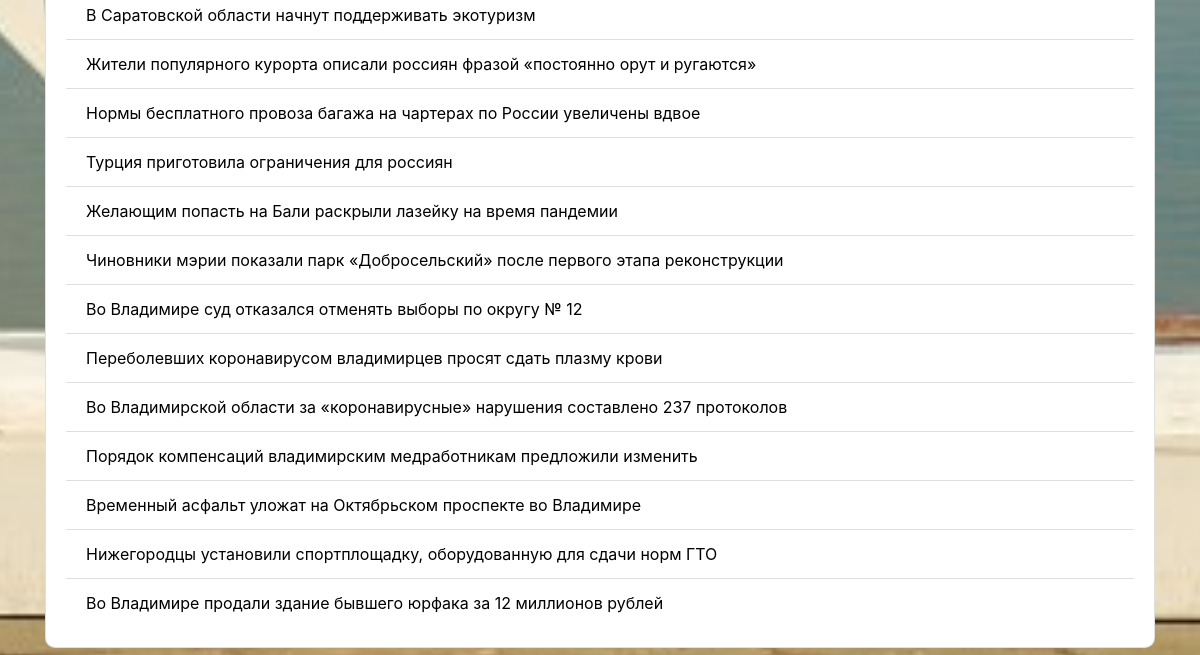
The app's page /news (lower part), older data.
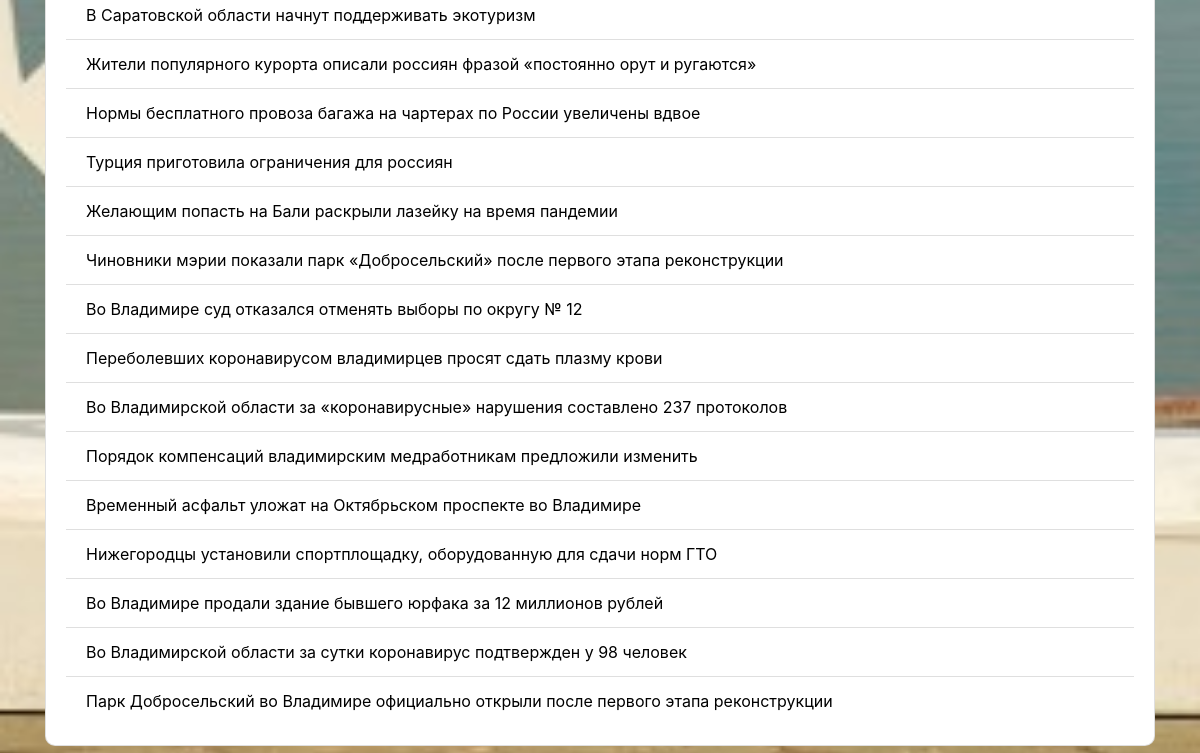
The same page, newer data.
### data/news.py (models this page shows)
class News(SqlAlchemyBase, SerializerMixin, UserMixin):
    __tablename__ = 'news'
    id = sqlalchemy.Column(sqlalchemy.Integer, primary_key=True, autoincrement=True)
    title = sqlalchemy.Column(sqlalchemy.String, nullable=True)
    content = sqlalchemy.Column(sqlalchemy.String, nullable=True)
    theme = sqlalchemy.Column(sqlalchemy.String, nullable=True)
    date = sqlalchemy.Column(sqlalchemy.DateTime, nullable=True)

### main.py (the view)
@app.route("/news")
def view_news():
    session = db_session.create_session()
    news_list = session.query(news.News)
    return render_template("news_item.html", new_list=news_list)

### data/db_session.py (called while the page is built)
def create_session() -> Session:
    global __factory
    return __factory()

### templates/news_item.html (shortened to what this page needs)
{% extends "base.html" %}
{% block content %}
<div class="container; mt-4">
    <div class="row">
        <div class="col-sm-12">
            <div class="card mb-4" style="width: 100%; border-radius: 10px;">
                <div class="card-body">
                    <ul class="list-group list-group-flush">
                        {% for new in new_list %}
                        <li class="list-group-item">
                            <a style="color: #000;" href="news_item/{{new.id}}">{{new.title}} </a>
                        </li>
                        {% endfor %}
                    </ul>
                </div>
            </div>
        </div>
    </div>
</div>
{% endblock %}

Row changes from the older to the newer data that the page shows:
added News: title "Во Владимирской области за сутки коронавирус подтвержден у 98 человек"
added News: title "Парк Добросельский во Владимире официально открыли после первого этапа реконструкции"
